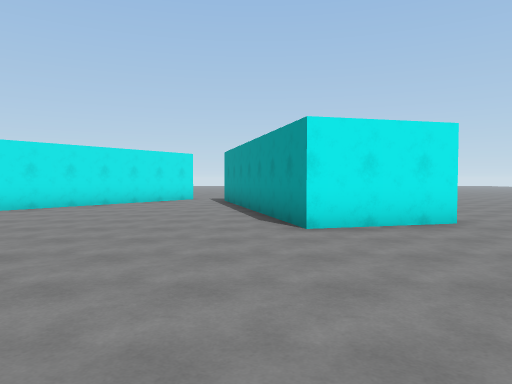
view 1 (above)

16 first-person views from a walk through a 3-D level made in the Unity game engine. The camera is 1.5 m above the floor, tilts 2° down and sees 70° across. The floor is counted in squares, 2 m on a side. Each view is taken from the middle of a square. On the plan, view 1 faces up. The plan holds only what a view shows up to about 11 squares ahead; the rest is blank. The place goes on beyond the plan. The player character is not drawn. Surface patterns are stand-ins for the level's own textures.

view 2
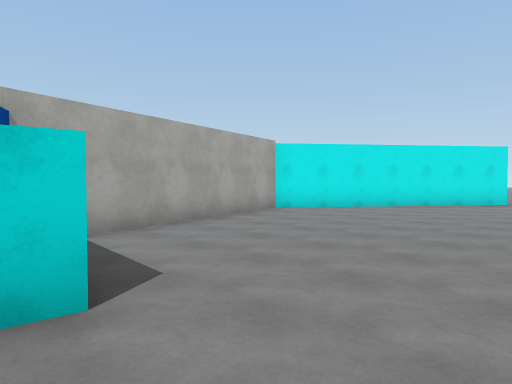

view 3
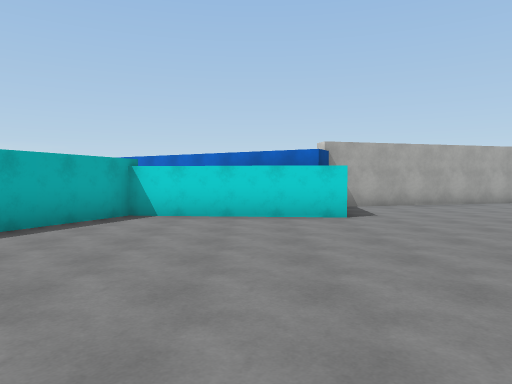

view 4
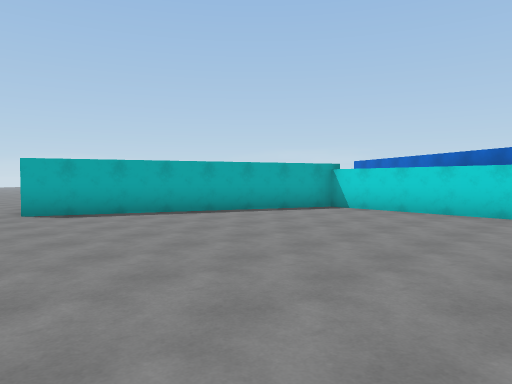

view 5
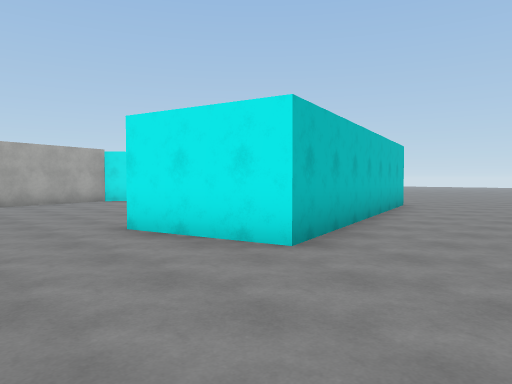

view 6
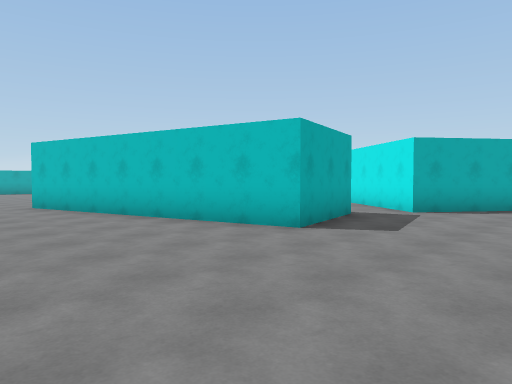

view 7
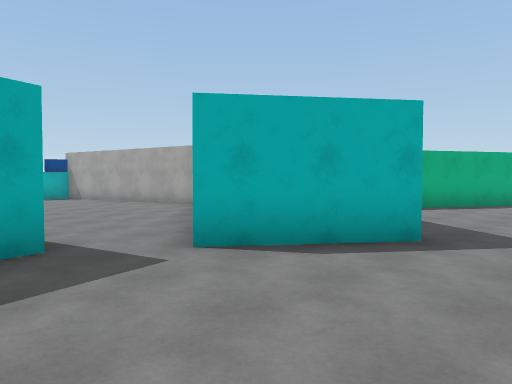

view 8
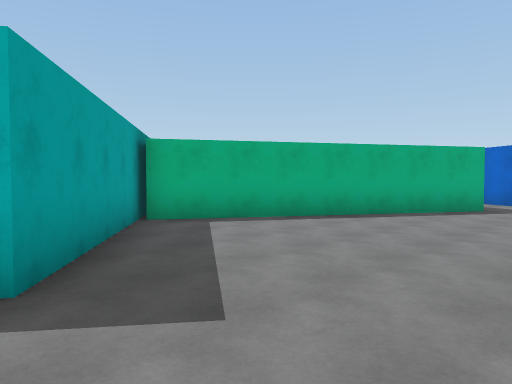

view 9
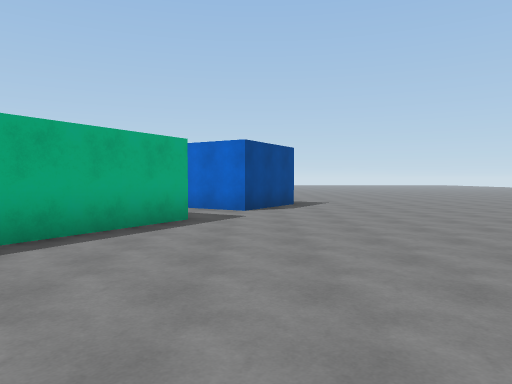

view 10
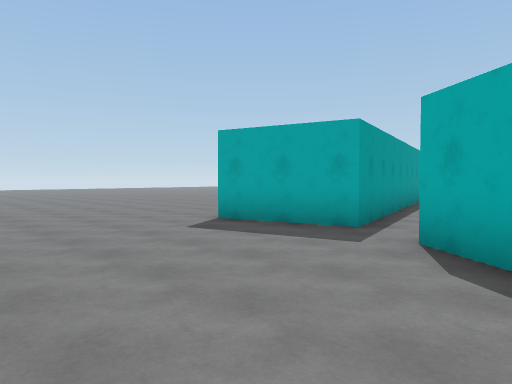

view 11
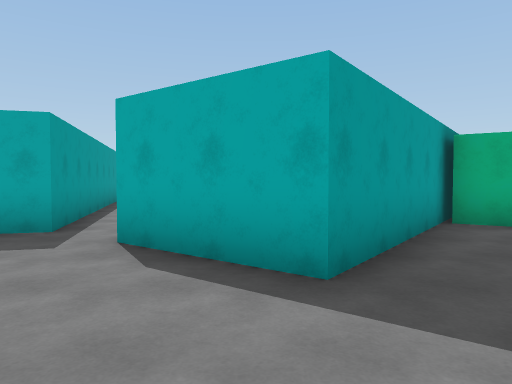

view 12
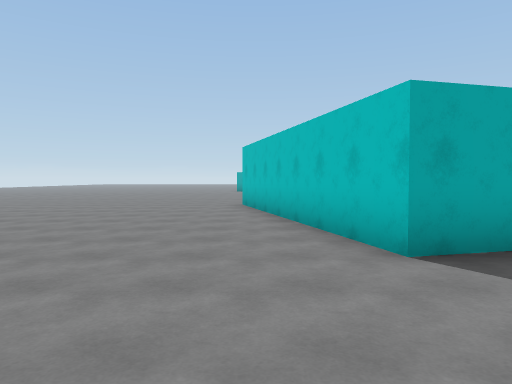

view 13
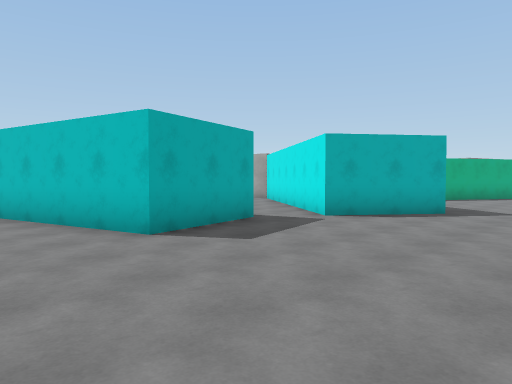

view 14
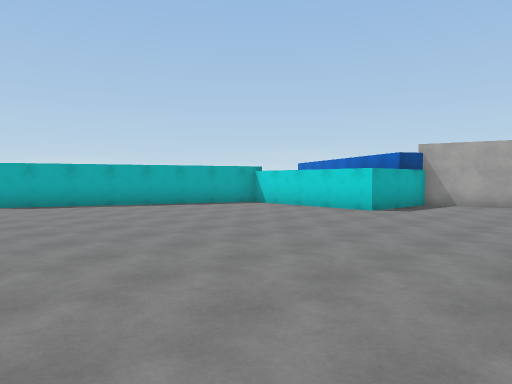

view 15
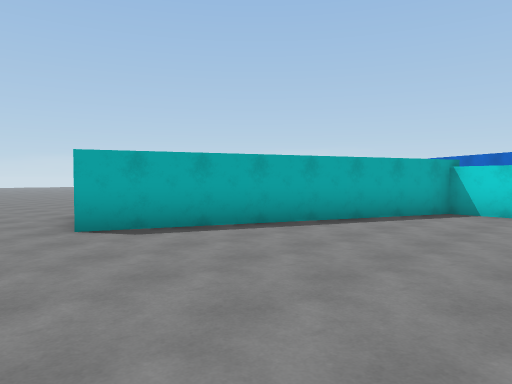

view 16
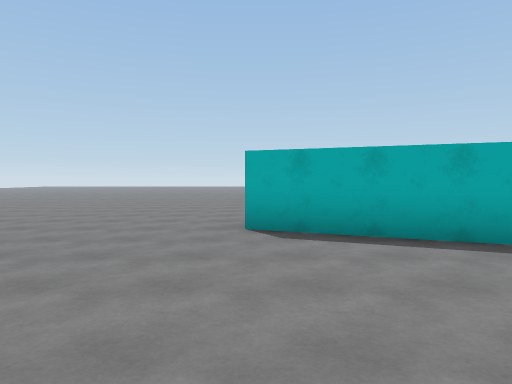

### Floor plan
Points are (right, up) in squares from view 1. A wall is a line through its corners. A room is listed if a view was taken in it or the views show most of it. See-through windows are left out.
Room 1 (views 1, 2, 3, 4, 5, 6, 7, 8, 9, 10, 11, 12, 13, 14, 15, 16)
walls: (-1.1, 12.8) (1.5, 13.5) (3.4, 6.2) (0.8, 5.5) (-1.1, 12.8); (-7.9, 10.8) (-4.5, 15.3) (-2.3, 13.7) (-6.4, 8.2) (-4.8, 2) (-2.1, 1.8) (-2.5, -2.6) (4.2, -5.5); (-13.9, 15.8) (-7.3, 11.8); (-17.9, 18.2) (-15.6, 16.8) (-16.7, 15)
ways out: opening at (5.5, -6.5)

Where each view was taken, in squares from view 1:
view 1: 0 up, 0 right, facing up
view 2: 1 up, 0 right, facing up-left
view 3: 0 up, 5 right, facing left
view 4: 3 up, 6 right, facing down-left
view 5: 3 up, 6 right, facing up-left
view 6: 17 up, 6 right, facing down-left
view 7: 17 up, 0 right, facing down-left
view 8: 18 up, 4 left, facing down-left
view 9: 17 up, 7 left, facing left
view 10: 18 up, 4 left, facing down-right
view 11: 18 up, 4 left, facing down
view 12: 17 up, 3 right, facing down
view 13: 18 up, 4 right, facing down-left
view 14: 6 up, 6 right, facing down-left
view 15: 0 up, 6 right, facing down-left
view 16: 0 up, 4 right, facing down
